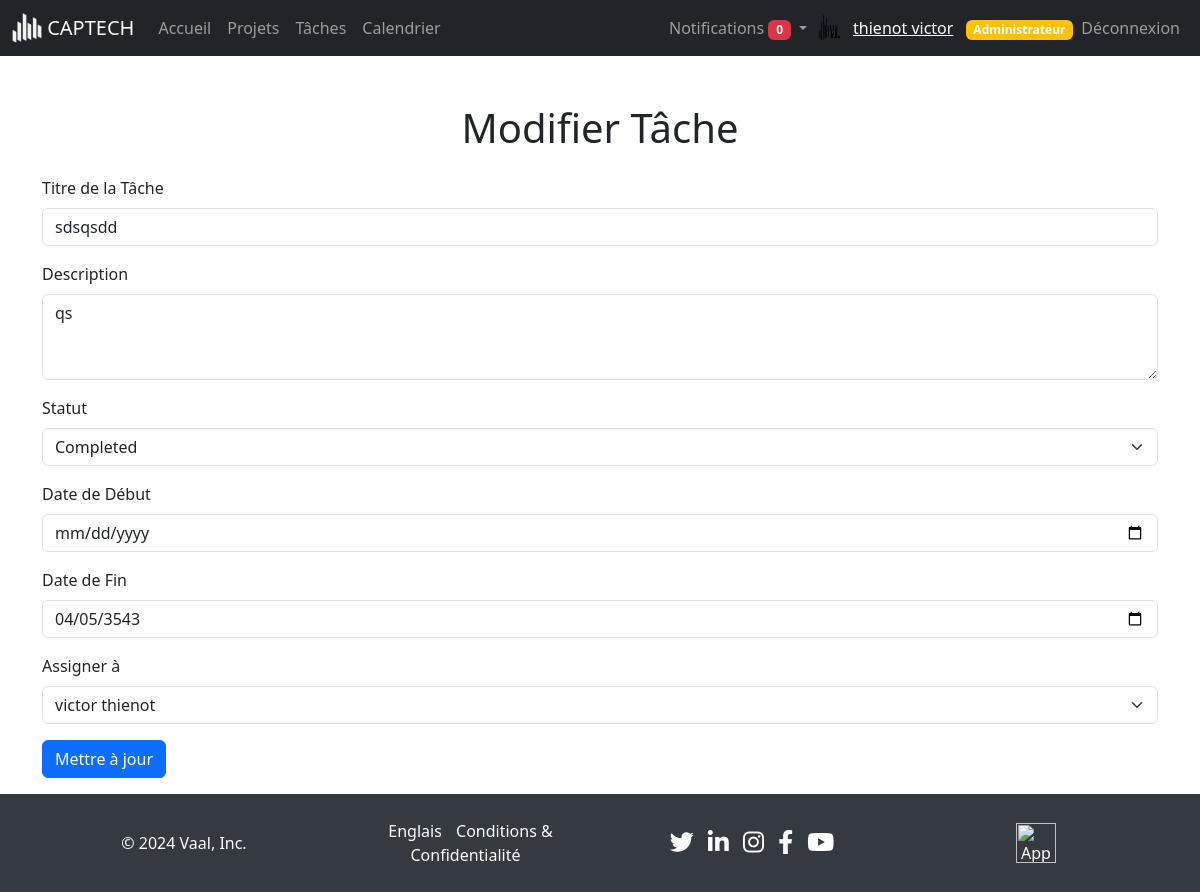
Screenshot of /views/tasks/edit.php?task_id=8 (signed in) with the database file from the repository.
### tables this page shows
CREATE TABLE `users` (
  `id` int(11) NOT NULL,
  `profile` varchar(255) NOT NULL,
  `nom` varchar(50) NOT NULL,
  `prenom` varchar(255) NOT NULL,
  `email` varchar(100) NOT NULL,
  `password` varchar(255) NOT NULL,
  `role` enum('member','manager','admin') DEFAULT 'member',
  `activation` enum('oui','non') NOT NULL DEFAULT 'non'
);

CREATE TABLE `tasks` (
  `id` int(11) NOT NULL,
  `title` varchar(100) NOT NULL,
  `description` text DEFAULT NULL,
  `status` enum('pending','in_progress','completed') NOT NULL DEFAULT 'pending',
  `start_date` date DEFAULT NULL,
  `end_date` date DEFAULT NULL,
  `project_id` int(11) DEFAULT NULL,
  `assignee_id` int(11) DEFAULT NULL
);

### views/tasks/edit.php (the view, shortened to what this page needs)
<?php
include '../../includes/connect.php';
include '../../includes/navbar.php';
$task_id = $_GET['task_id'];
try {
    $taskStmt = $pdo->prepare("SELECT * FROM Tasks WHERE id = ?");
    $taskStmt->execute([$task_id]);
    $task = $taskStmt->fetch();
    $usersStmt = $pdo->query("SELECT id, nom, prenom FROM Users");
    $users = $usersStmt->fetchAll();
} catch (Exception $e) {
    echo "Erreur : " . $e->getMessage();
    exit;
}
?>
<!DOCTYPE html>
<html lang="fr">
<head>
    <link href="https://cdn.jsdelivr.net/npm/bootstrap@5.3.3/dist/css/bootstrap.min.css" rel="stylesheet">
</head>
<body>
<div class="container mt-5">
    <h1 class="text-center mb-4">Modifier Tâche</h1>
    <form method="post">
        <div class="mb-3">
            <label for="title" class="form-label">Titre de la Tâche</label>
            <input type="text" class="form-control" id="title" name="title" value="<?php echo htmlspecialchars($task['title']); ?>" required>
        </div>
        <div class="mb-3">
            <label for="description" class="form-label">Description</label>
            <textarea class="form-control" id="description" name="description" rows="3" required><?php echo htmlspecialchars($task['description']); ?></textarea>
        </div>
        <div class="mb-3">
            <label for="status" class="form-label">Statut</label>
            <select class="form-select" id="status" name="status" required>
                <option value="completed" <?php if ($task['status'] == 'completed') echo 'selected'; ?>>Completed</option>
            </select>
        </div>
        <div class="mb-3">
            <label for="start_date" class="form-label">Date de Début</label>
            <input type="date" class="form-control" id="start_date" name="start_date" value="<?php echo htmlspecialchars($task['start_date']); ?>" required>
        </div>
        <div class="mb-3">
            <label for="end_date" class="form-label">Date de Fin</label>
            <input type="date" class="form-control" id="end_date" name="end_date" value="<?php echo htmlspecialchars($task['end_date']); ?>" required>
        </div>
        <div class="mb-3">
            <label for="assignee_id" class="form-label">Assigner à</label>
            <select class="form-select" id="assignee_id" name="assignee_id" required>
                <?php foreach ($users as $user): ?>
                    <option value="<?php echo $user['id']; ?>" <?php if ($user['id'] == $task['assignee_id']) echo 'selected'; ?>>
                        <?php echo htmlspecialchars($user['prenom'] . ' ' . $user['nom']); ?>
                    </option>
                <?php endforeach; ?>
            </select>
        </div>
        <button type="submit" class="btn btn-primary">Mettre à jour</button>
    </form>
</div>
<?php include '../../includes/footer.php'; ?>
</body>
</html>

### includes/navbar.php (shortened to what this page needs)
<?php
include $_SERVER['DOCUMENT_ROOT'].'/Project-Management-App/includes/connect.php';
$user_id = $_SESSION['user_id'];
$stmt = $pdo->prepare("SELECT * FROM users WHERE id = ?");
$stmt->execute([$user_id]);
$user = $stmt->fetch(PDO::FETCH_ASSOC);
$notificationsStmt = $pdo->prepare("SELECT * FROM notifications WHERE user_id = ? AND is_read = 0 ORDER BY created_at DESC");
$notificationsStmt->execute([$user_id]);
$notifications = $notificationsStmt->fetchAll();
$notificationCount = count($notifications);
$user_name = htmlspecialchars($user['nom'] . ' ' . $user['prenom']);
$profile_image = !empty($user['profile']) ? $user['profile'] : 'assets/images/default-profile.png';
$user_role = $user['role'];
?>
<nav class="navbar navbar-expand-lg navbar-dark bg-dark">
    <div class="container-fluid">
        <a class="navbar-brand" href="/Project-Management-App/index.php">
            <img src="/Project-Management-App/assets/images/logo_white.png" alt="Logo" width="30" height="30" class="d-inline-block align-top">
            CAPTECH
        </a>
        <div class="collapse navbar-collapse" id="navbarNav">
            <ul class="navbar-nav me-auto mb-2 mb-lg-0">
                <li class="nav-item">
                    <a class="nav-link" href="/Project-Management-App/dashboard.php">Accueil</a>
                </li>
                <li class="nav-item">
                    <a class="nav-link" href="/Project-Management-App/views/projects/view.php">Projets</a>
                </li>
                <li class="nav-item">
                    <a class="nav-link" href="/Project-Management-App/views/tasks/view.php">Tâches</a>
                </li>
                <li class="nav-item">
                    <a class="nav-link" href="/Project-Management-App/views/calendar/view.php">Calendrier</a>
                </li>
            </ul>
            <ul class="navbar-nav ms-auto mb-2 mb-lg-0 align-items-center">
                <li class="nav-item dropdown">
                    <a class="nav-link dropdown-toggle" href="#" id="notificationsDropdown" role="button" data-bs-toggle="dropdown" aria-expanded="false">
                        Notifications <span class="badge bg-danger"><?php echo $notificationCount; ?></span>
                    </a>
                </li>
                <li class="nav-item d-flex align-items-center">
                    <img src="/Project-Management-App/<?php echo htmlspecialchars($profile_image); ?>" alt="Profile Image" width="30" height="30" class="rounded-circle me-2">
                    <span class="navbar-text">
                        <a href="/Project-Management-App/views/auth/profile.php"><?php echo $user_name; ?></a>
                        <?php if ($user_role === 'admin'): ?>
                            <span class="badge bg-warning text-dark ms-2"><a href="../Project-Management-App/dashboard_admin.php" style="text-decoration: none;">Administrateur</a></span>
                        <?php endif; ?>
                    </span>
                </li>
                <li class="nav-item">
                    <a class="nav-link" href="/Project-Management-App/includes/logout.php">Déconnexion</a>
                </li>
            </ul>
        </div>
    </div>
</nav>

### includes/footer.php (style rules this page uses)
body { display: flex; flex-direction: column; min-height: 100vh; margin: 0; }

### rows the page displays
users: profile (picture), user_name "thienot victor"
tasks: title "sdsqsdd", description "qs", status "Completed", end_date "04/05/3543", assignee_id "victor thienot"

### other values shown
$notificationCount "0"
